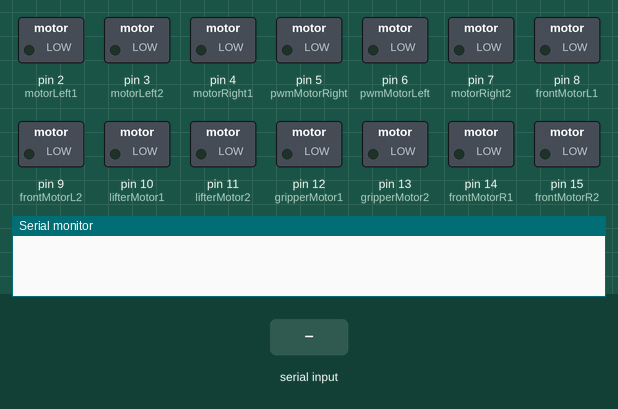
A sketch run on a simulated Arduino Uno, built with avr-gcc and run on an emulated ATmega328P. Parts: switched loads named in the sketch (green lamp = pin HIGH), the last lines printed to the serial monitor. Inputs (shaded band) come from the test bench.

Above: at 1.2 s.
1.3 s: "G" received over Serial
At 3.0 s:
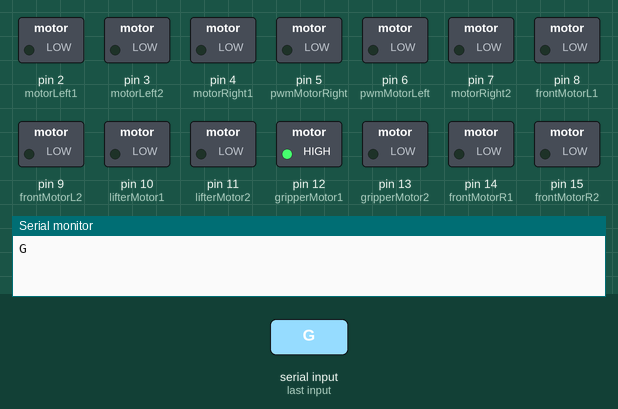
3.8 s: "T" received over Serial
At 6.0 s:
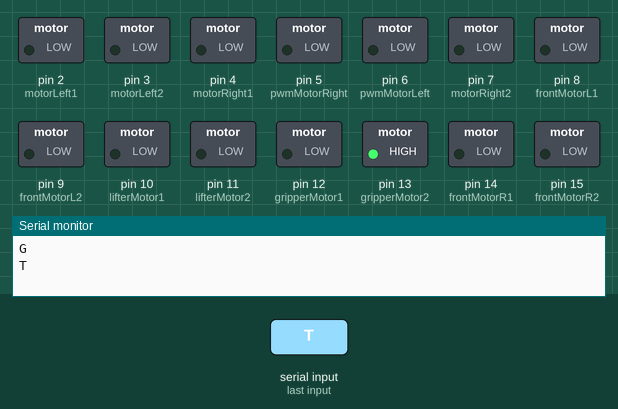
6.3 s: "X" received over Serial
At 8.0 s:
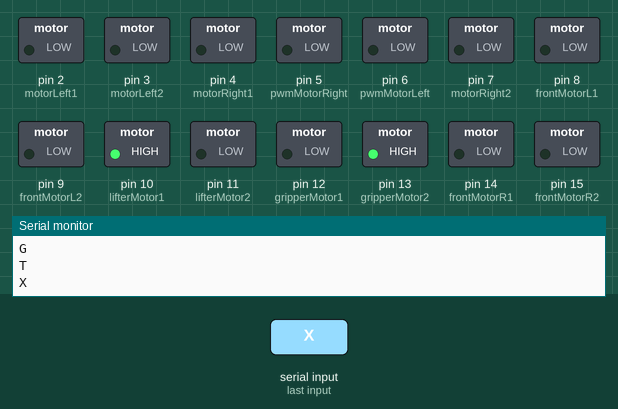
8.8 s: "Y" received over Serial
At 11.0 s:
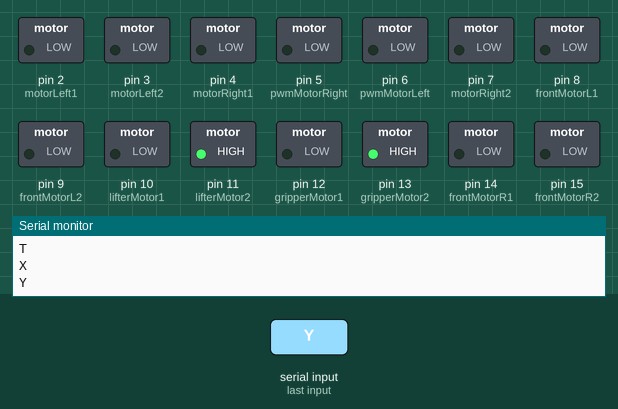
11.3 s: "U90\n" received over Serial
At 12.4 s:
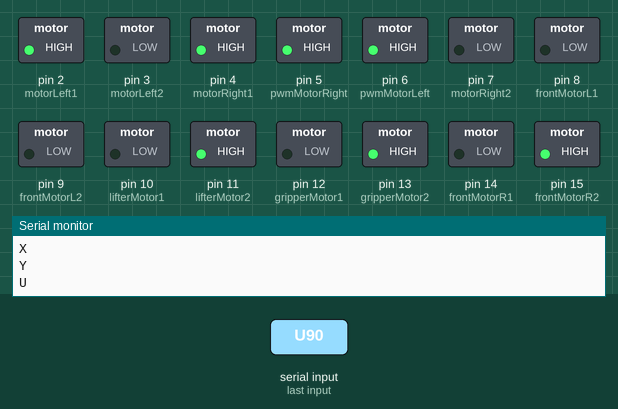
12.8 s: "D90\n" received over Serial
At 13.5 s:
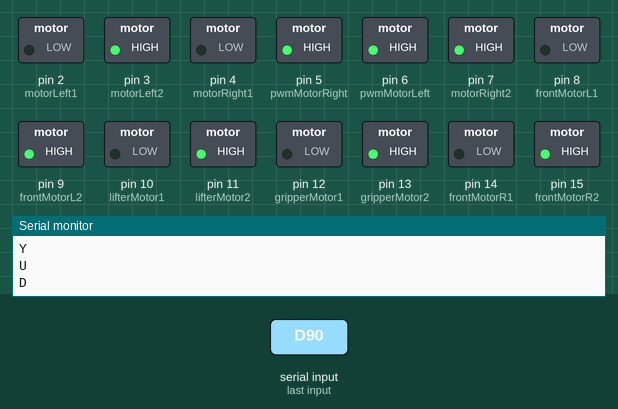
Timing chart, 0 to 15.3 s (numbered marks = the images above; inputs shaded):
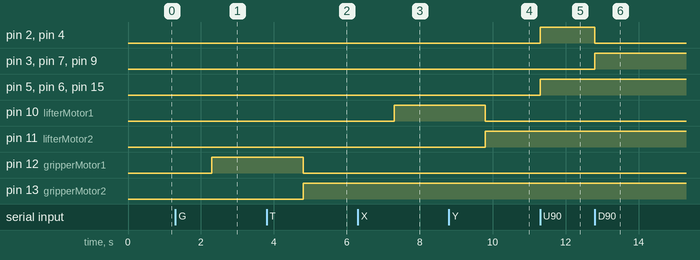

The sketch:

bot.ino
```cpp
int gripperMotor1 = 12, gripperMotor2 = 13;
int lifterMotor1 = 10, lifterMotor2= 11;
int pwmMotorRight = 5;
int pwmMotorLeft = 6;
int motorLeft1 = 2, motorLeft2 = 3, motorRight1 = 4, motorRight2 = 7;
int frontMotorL1 = 8, frontMotorL2 = 9, frontMotorR1 = 14, frontMotorR2 = 15;

void setup() {
  Serial.begin(9600);
  pinMode(pwmMotorRight, OUTPUT);
  pinMode(pwmMotorLeft, OUTPUT);
  pinMode(motorLeft1, OUTPUT);
  pinMode(motorLeft2,OUTPUT);
  pinMode(motorRight1, OUTPUT);
  pinMode(motorRight2, OUTPUT);
  pinMode(frontMotorL1, OUTPUT);
  pinMode(frontMotorL2, OUTPUT);
  pinMode(frontMotorR1, OUTPUT);
  pinMode(frontMotorR2,OUTPUT);
  pinMode(gripperMotor1, OUTPUT);
  pinMode(gripperMotor2, OUTPUT);
  pinMode(lifterMotor1, OUTPUT);
  pinMode(lifterMotor2, OUTPUT);
  delay(50);

}

void loop() {
  while( Serial.available() == 0);
    if(Serial.peek() == 'U')
    {
      int randomValue = Serial.parseInt();
      digitalWrite(motorLeft1, HIGH);
      digitalWrite(motorLeft2, LOW);
      digitalWrite(motorRight1, HIGH);
      digitalWrite(motorRight2, LOW);
      digitalWrite(pwmMotorRight, HIGH);
      digitalWrite(pwmMotorLeft, HIGH);
      digitalWrite(frontMotorL1, LOW);
      digitalWrite(frontMotorL2, LOW);
      digitalWrite(frontMotorR1, LOW);
      digitalWrite(frontMotorR2, HIGH);
      Serial.println('U');
    }
    if(Serial.peek() == 'D')
    {
      int randomValue = Serial.parseInt();
      digitalWrite(motorLeft1, LOW);
      digitalWrite(motorLeft2, HIGH);
      digitalWrite(motorRight1, LOW);
      digitalWrite(motorRight2, HIGH);
      digitalWrite(pwmMotorRight, HIGH);
      digitalWrite(pwmMotorLeft, HIGH);
      digitalWrite(frontMotorL1, LOW);
      digitalWrite(frontMotorL2, HIGH);
      digitalWrite(frontMotorR1, LOW);
      digitalWrite(frontMotorR2, HIGH);
      Serial.println('D');
    }
    if(Serial.peek() == 'R')
    {
      int randomValue = Serial.parseInt();
      digitalWrite(motorLeft1, LOW);
      digitalWrite(motorLeft2, HIGH);
      digitalWrite(motorRight1, HIGH);
      digitalWrite(motorRight2, LOW);
      digitalWrite(pwmMotorRight, HIGH);
      digitalWrite(pwmMotorLeft, HIGH);
      digitalWrite(frontMotorL1, LOW);
      digitalWrite(frontMotorL2, HIGH);
      digitalWrite(frontMotorR1, HIGH);
      digitalWrite(frontMotorR2, LOW);
      Serial.println('R');
    }
    if(Serial.peek() == 'L')
    {
      int randomValue = Serial.parseInt();
      digitalWrite(motorLeft1, HIGH);
      digitalWrite(motorLeft2, LOW);
      digitalWrite(motorRight1, LOW);
      digitalWrite(motorRight2, HIGH);
      digitalWrite(pwmMotorRight, HIGH);
      digitalWrite(pwmMotorLeft, HIGH);
      digitalWrite(frontMotorL1, HIGH);
      digitalWrite(frontMotorL2, LOW);
      digitalWrite(frontMotorR1, LOW);
      digitalWrite(frontMotorR2, HIGH);
      Serial.println('L');
    }
    if(Serial.peek() == 'S')
    {
      int randomValue = Serial.parseInt();
      digitalWrite(motorLeft1, LOW);
      digitalWrite(motorLeft2, LOW);
      digitalWrite(motorRight1, LOW);
      digitalWrite(motorRight2, LOW);
      digitalWrite(frontMotorL1, LOW);
      digitalWrite(frontMotorL2, LOW);
      digitalWrite(frontMotorR1, LOW);
      digitalWrite(frontMotorR2, LOW);
      digitalWrite(gripperMotor1, LOW);
      digitalWrite(gripperMotor2, LOW);
      digitalWrite(lifterMotor1, LOW);
      digitalWrite(lifterMotor2, LOW);
      Serial.println('S');
    }
     if(Serial.peek() == 'G')
    {
      int randomValue = Serial.parseInt();
      digitalWrite(gripperMotor1, HIGH);
      digitalWrite(gripperMotor2, LOW);
      Serial.println('G');
    }
      if(Serial.peek() == 'T')
    {
      int randomValue = Serial.parseInt();
      digitalWrite(gripperMotor1, LOW);
      digitalWrite(gripperMotor2, HIGH);
      Serial.println('T');
    }
      if(Serial.peek() == 'X')
    {
      int randomValue = Serial.parseInt();
      digitalWrite(lifterMotor1, HIGH);
      digitalWrite(lifterMotor2, LOW);
      Serial.println('X');
    }
     if(Serial.peek() == 'Y')
    {
      int randomValue = Serial.parseInt();
      digitalWrite(lifterMotor1, LOW);
      digitalWrite(lifterMotor2, HIGH);
      Serial.println('Y');
    }

    while (Serial.available() > 0)
    {
      Serial.read();

    }
    delay(15);

}
```

Measured:
- after the input at 1.3 s, pin 12 (gripperMotor1): LOW → HIGH after 1.0 s
- after the input at 3.8 s, pin 12 (gripperMotor1): HIGH → LOW after 1.0 s; pin 13 (gripperMotor2): LOW → HIGH after 1.0 s
- after the input at 6.3 s, pin 10 (lifterMotor1): LOW → HIGH after 1.0 s
- after the input at 8.8 s, pin 10 (lifterMotor1): HIGH → LOW after 1.0 s; pin 11 (lifterMotor2): LOW → HIGH after 1.0 s
- after the input at 11.3 s, pin 2 (motorLeft1), pin 4 (motorRight1), pin 5 (pwmMotorRight), pin 6 (pwmMotorLeft), pin 15 (frontMotorR2): LOW → HIGH at once
- after the input at 12.8 s, pin 2 (motorLeft1), pin 4 (motorRight1): HIGH → LOW at once; pin 3 (motorLeft2), pin 7 (motorRight2), pin 9 (frontMotorL2): LOW → HIGH at once
